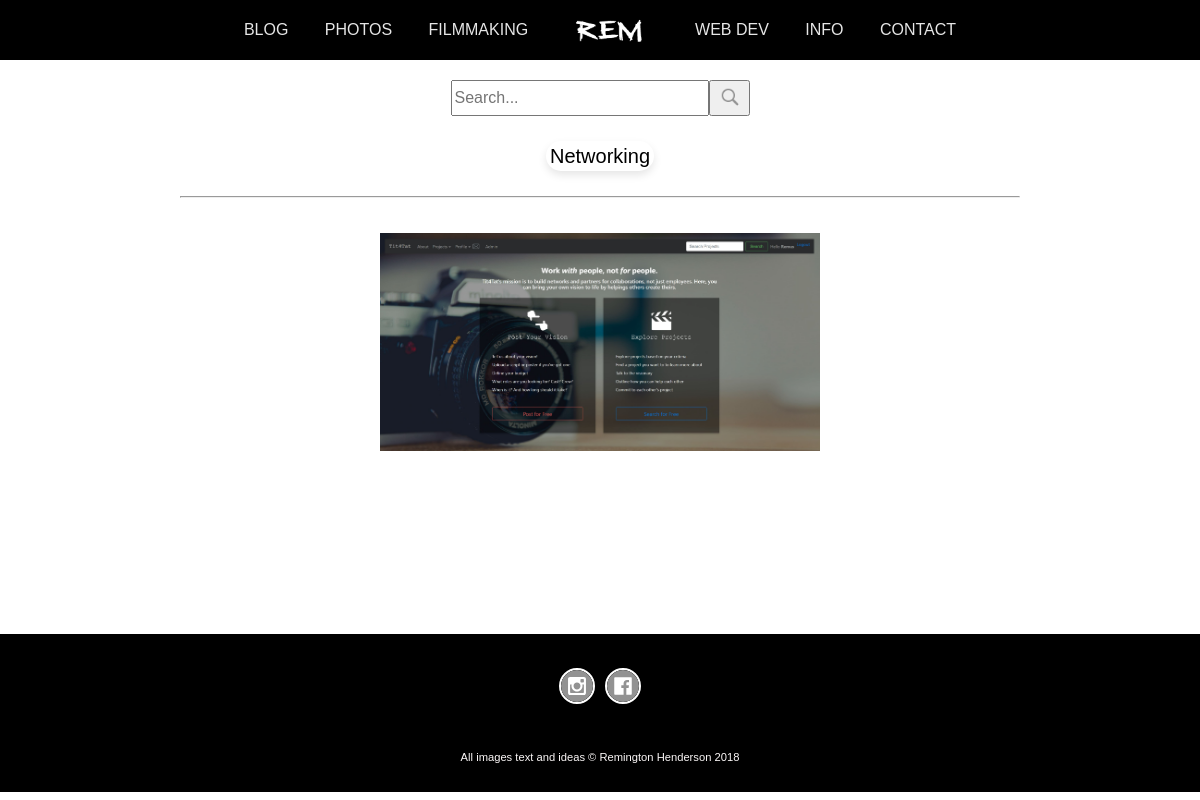
Page /webdev/ on the earlier database version.
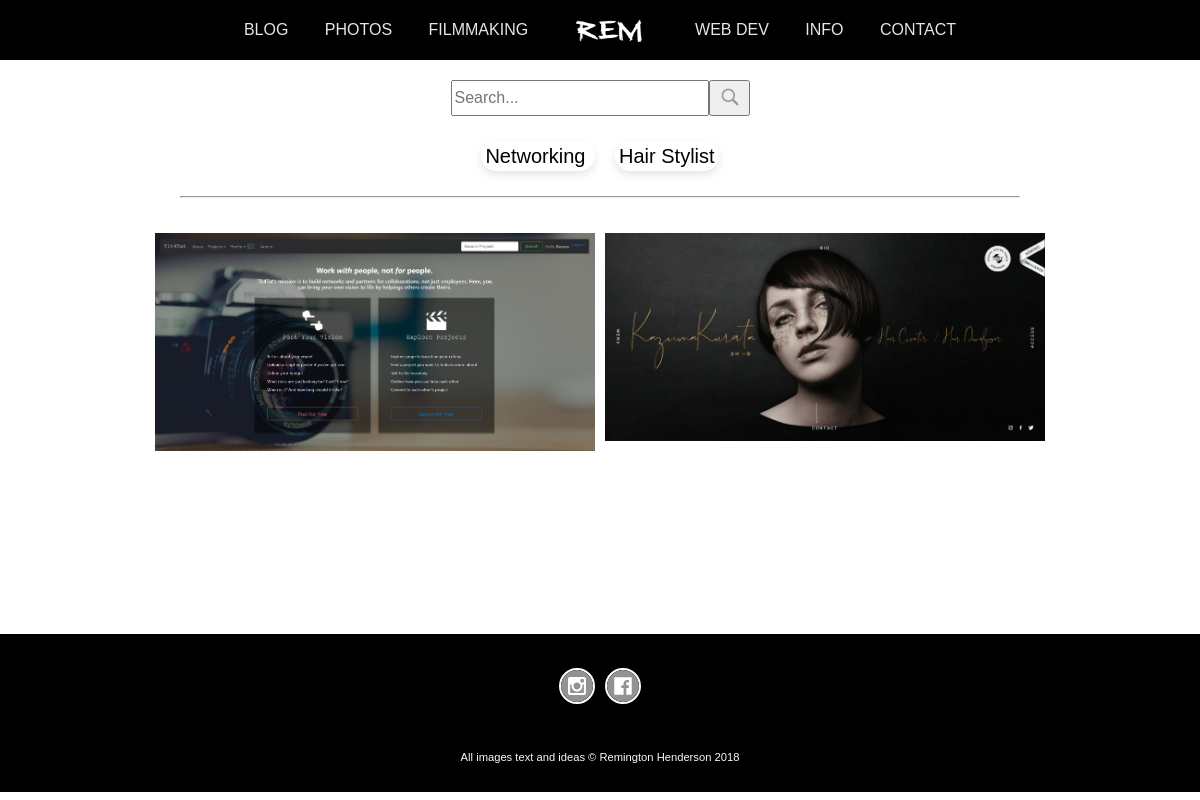
Same page on the later database version.
### R_E_M/models.py (models this page shows, shortened)
class WebsiteCategory(models.Model):
    name = models.CharField(max_length=50)
    slug = models.SlugField(blank=True, null=True, unique=True)
    class Meta:
        verbose_name_plural = 'WebsiteCategories'

class Website(models.Model):
    owner = models.ForeignKey(User, on_delete=models.CASCADE, related_name="websites")
    website_name = models.CharField(max_length=50, blank=True, null=True)
    website_link = models.CharField(max_length=100, blank=True, null=True)
    category = models.ForeignKey("WebsiteCategory", default=1, related_name='websites', on_delete=models.SET_DEFAULT)
    website_details = models.TextField()
    slug = models.SlugField(blank=True, null=True, unique=True)
    date_built = models.CharField(max_length=50)
    youtube = models.CharField(max_length=255, blank=True, null=True)
    main_page = models.ImageField(upload_to=website_image_uh, blank=True, null=True)
    alt_text = models.CharField(max_length=50, blank=True, null=True)

### R_E_M/views.py (the view, shortened to what this page needs)
def webdev_home(request):
    website_categories = WebsiteCategory.objects.all()
    complete_website_list = Website.objects.all()
    query = request.GET.get("q")
    if query:
        complete_website_list = complete_website_list.filter(
            Q(website_name__icontains=query) |
            Q(website_details__icontains=query) |
            Q(category__name__icontains=query)
        )
    return render(request, "web_dev/web_dev_home.html", {"website_cats": website_categories, "websites": complete_website_list})

### R_E_M/templates/web_dev/web_dev_home.html (shortened to what this page needs)
{% extends 'base.html' %}
{% load static %}
{% block content %}
    <head>
        <link rel="stylesheet" type="text/css" href="{% static 'styles/style.css' %}"/>
    </head>
    <div class="page_container">
        <div class="search_container">
            <form method="GET" action="">
                <div class="search_div">
                    <input type="text" name="q" placeholder="Search..." id="search_bar" value="{{ request.GET.q }}">
                    <button type="submit" value="Search" class="search_button"><img
                            src="/static/R_E_M/img/search_icon.png" alt="search_logo"
                            id="search_img"/></button>
                </div>
            </form>
        </div>
        <div class="categories-link-set">
            {% for c in website_cats %}
                <span class="checkbox" id="{{ c.slug }}">
                    <label for="{{ c.name }}">{{ c.name }}</label>
                </span>
            {% endfor %}
        </div>
        <div class="line_container">
            <hr>
        </div>
        <div class="website_card_container {{ website.category.slug }}" id="website_card_container">
            {% for website in websites %}
                <div class="website-card">
                    <img src="{{ website.main_page.url }}" class="website_cover"/>
                </div>
            {% endfor %}
        </div>
    </div>
{% endblock %}
{% block footer %}
    {% include 'footer_base.html' %}
{% endblock %}

Differences in the rows shown:
added WebsiteCategory: name "Hair Stylist"
added Website: main_page (picture)
